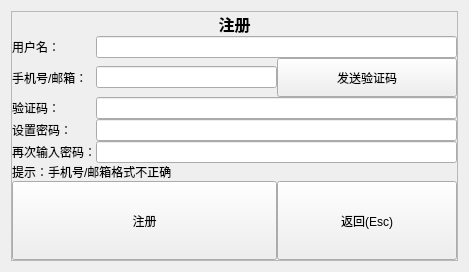
<?xml version="1.0" encoding="UTF-8"?>
<ui version="4.0">
 <class>Registration</class>
 <widget class="QWidget" name="Registration">
  <property name="geometry">
   <rect>
    <x>0</x>
    <y>0</y>
    <width>469</width>
    <height>272</height>
   </rect>
  </property>
  <property name="windowTitle">
   <string>注册</string>
  </property>
  <layout class="QVBoxLayout" name="verticalLayout">
   <item>
    <widget class="QFrame" name="frame_registration">
     <property name="frameShape">
      <enum>QFrame::StyledPanel</enum>
     </property>
     <property name="frameShadow">
      <enum>QFrame::Raised</enum>
     </property>
     <layout class="QGridLayout" name="gridLayout">
      <property name="leftMargin">
       <number>0</number>
      </property>
      <property name="topMargin">
       <number>0</number>
      </property>
      <property name="rightMargin">
       <number>0</number>
      </property>
      <property name="bottomMargin">
       <number>0</number>
      </property>
      <property name="spacing">
       <number>0</number>
      </property>
      <item row="1" column="0">
       <widget class="QLabel" name="label_username_in_registration">
        <property name="text">
         <string>用户名：</string>
        </property>
       </widget>
      </item>
      <item row="7" column="0">
       <widget class="QLabel" name="label_repeat_password_in_registration">
        <property name="text">
         <string>再次输入密码：</string>
        </property>
       </widget>
      </item>
      <item row="3" column="1">
       <widget class="QLineEdit" name="lineEdit_phone_or_email_number_in_registration"/>
      </item>
      <item row="8" column="0" colspan="3">
       <widget class="QLabel" name="label_hint_in_registration">
        <property name="sizePolicy">
         <sizepolicy hsizetype="Preferred" vsizetype="Fixed">
          <horstretch>0</horstretch>
          <verstretch>0</verstretch>
         </sizepolicy>
        </property>
        <property name="text">
         <string>提示：手机号/邮箱格式不正确</string>
        </property>
       </widget>
      </item>
      <item row="4" column="0">
       <widget class="QLabel" name="label_verify_code_in_registration">
        <property name="text">
         <string>验证码：</string>
        </property>
       </widget>
      </item>
      <item row="6" column="0">
       <widget class="QLabel" name="label_set_password_in_registration">
        <property name="text">
         <string>设置密码：</string>
        </property>
       </widget>
      </item>
      <item row="4" column="1" colspan="2">
       <widget class="QLineEdit" name="lineEdit_verify_code_in_registration"/>
      </item>
      <item row="6" column="1" colspan="2">
       <widget class="QLineEdit" name="lineEdit_set_password_in_registration"/>
      </item>
      <item row="1" column="1" colspan="2">
       <widget class="QLineEdit" name="lineEdit_username_in_registration"/>
      </item>
      <item row="3" column="0">
       <widget class="QLabel" name="label_phone_or_email_number_in_registration">
        <property name="text">
         <string>手机号/邮箱：</string>
        </property>
       </widget>
      </item>
      <item row="7" column="1" colspan="2">
       <widget class="QLineEdit" name="lineEdit_repeat_password_in_registration"/>
      </item>
      <item row="9" column="2">
       <widget class="QPushButton" name="pushButton_goback_login_in_registration">
        <property name="sizePolicy">
         <sizepolicy hsizetype="Expanding" vsizetype="Expanding">
          <horstretch>0</horstretch>
          <verstretch>2</verstretch>
         </sizepolicy>
        </property>
        <property name="maximumSize">
         <size>
          <width>200</width>
          <height>100</height>
         </size>
        </property>
        <property name="text">
         <string>返回(Esc)</string>
        </property>
        <property name="shortcut">
         <string>Esc</string>
        </property>
       </widget>
      </item>
      <item row="9" column="0" colspan="2">
       <widget class="QPushButton" name="pushButton_registration_in_registration">
        <property name="sizePolicy">
         <sizepolicy hsizetype="Minimum" vsizetype="Expanding">
          <horstretch>0</horstretch>
          <verstretch>2</verstretch>
         </sizepolicy>
        </property>
        <property name="maximumSize">
         <size>
          <width>16777215</width>
          <height>100</height>
         </size>
        </property>
        <property name="text">
         <string>注册</string>
        </property>
        <property name="shortcut">
         <string>Return</string>
        </property>
       </widget>
      </item>
      <item row="0" column="0" colspan="3">
       <widget class="QLabel" name="label_registration">
        <property name="sizePolicy">
         <sizepolicy hsizetype="Preferred" vsizetype="Fixed">
          <horstretch>0</horstretch>
          <verstretch>0</verstretch>
         </sizepolicy>
        </property>
        <property name="font">
         <font>
          <pointsize>12</pointsize>
          <bold>true</bold>
         </font>
        </property>
        <property name="text">
         <string>注册</string>
        </property>
        <property name="alignment">
         <set>Qt::AlignHCenter|Qt::AlignTop</set>
        </property>
       </widget>
      </item>
      <item row="3" column="2">
       <widget class="QPushButton" name="pushButton_send_verify_code_in_registration">
        <property name="sizePolicy">
         <sizepolicy hsizetype="Expanding" vsizetype="Expanding">
          <horstretch>0</horstretch>
          <verstretch>1</verstretch>
         </sizepolicy>
        </property>
        <property name="maximumSize">
         <size>
          <width>200</width>
          <height>100</height>
         </size>
        </property>
        <property name="text">
         <string>发送验证码</string>
        </property>
       </widget>
      </item>
     </layout>
    </widget>
   </item>
  </layout>
 </widget>
 <resources/>
 <connections/>
</ui>
